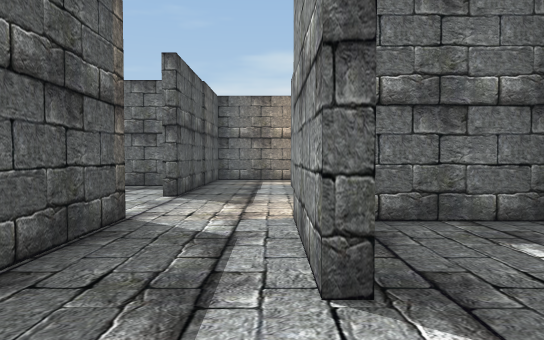
[1] (above)

22 first-person views from a walk through a 3-D level made in the Unity game engine. The camera is 1.3 m above the floor, tilts 2° down and sees 70° across. The floor is counted in squares, 2 m on a side. Each view is taken from the middle of a square. On the plan, view 1 faces up. The plan holds only what a view shows up to about 11 squares ahead; the rest is blank. The place goes on beyond the plan. The player is left out. Some animated figures are not drawn.

[2]
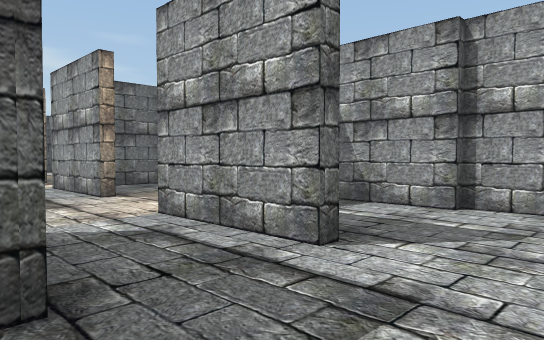

[3]
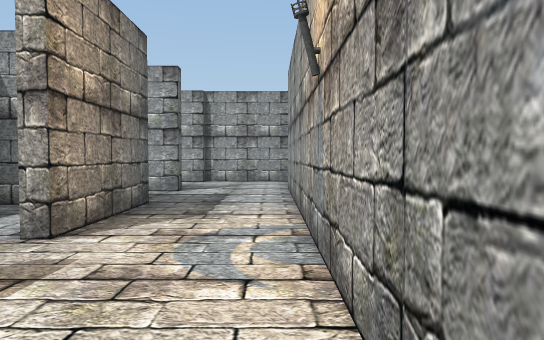

[4]
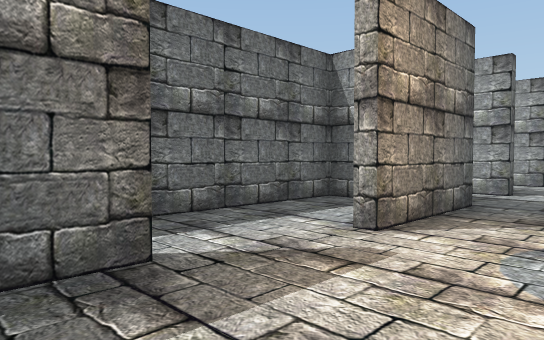

[5]
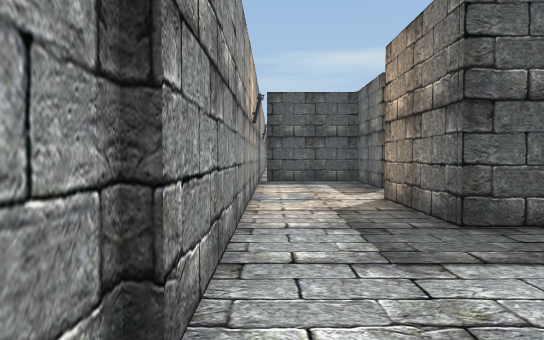

[6]
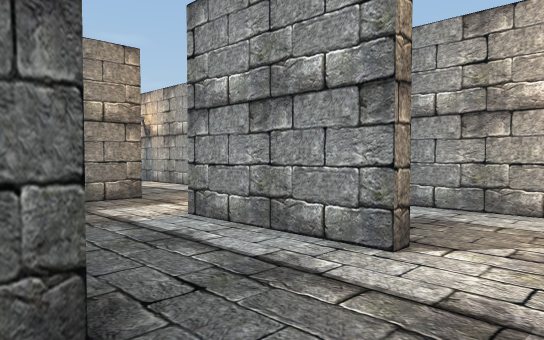

[7]
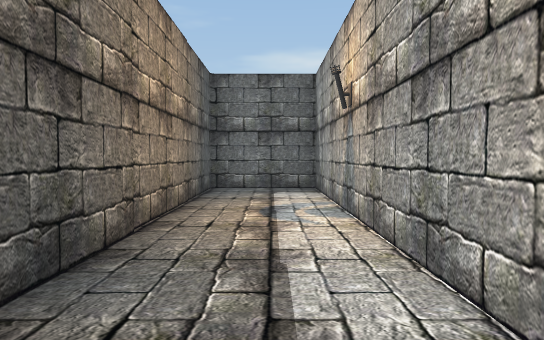

[8]
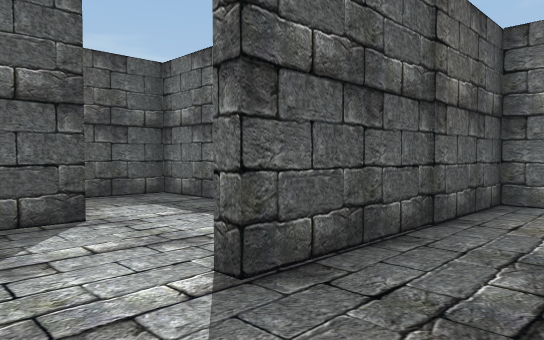

[9]
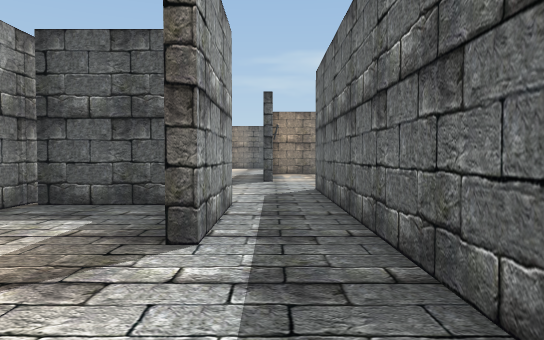

[10]
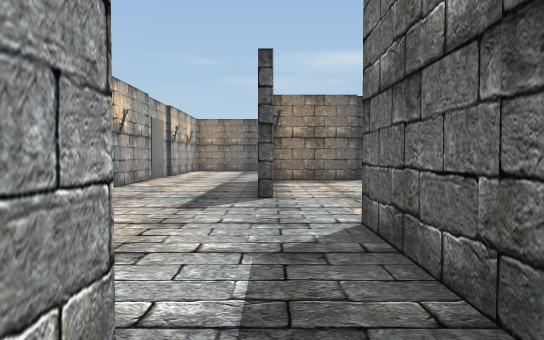

[11]
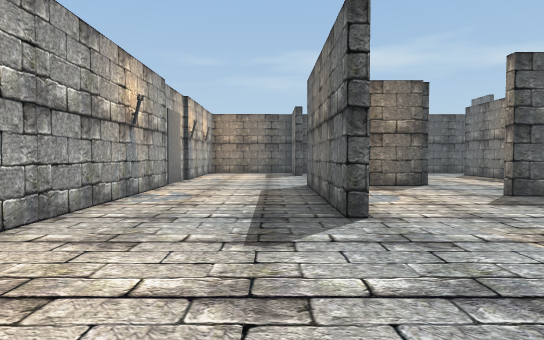

[12]
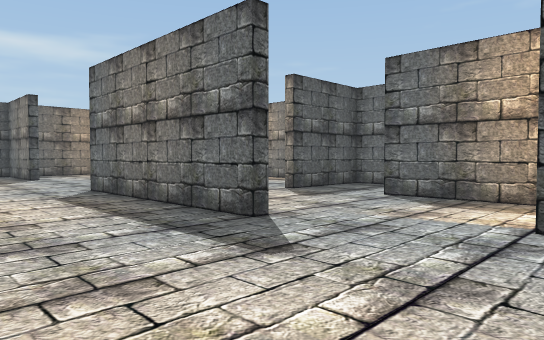

[13]
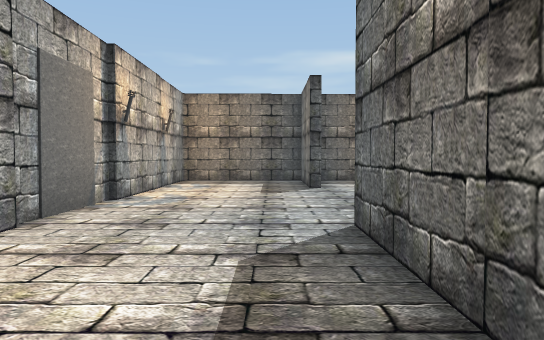

[14]
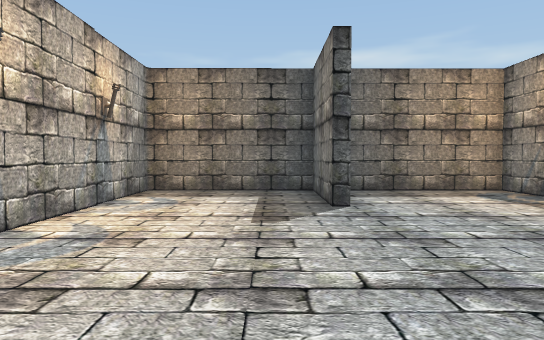

[15]
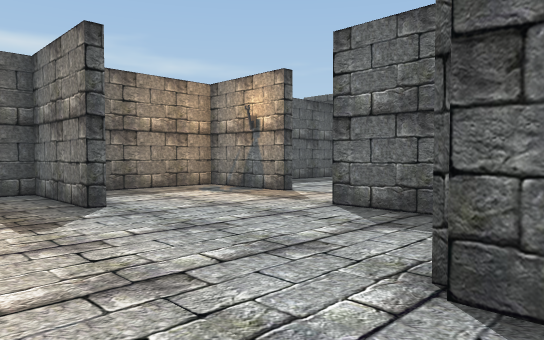

[16]
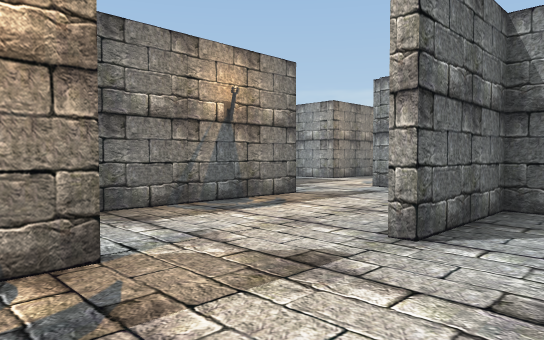

[17]
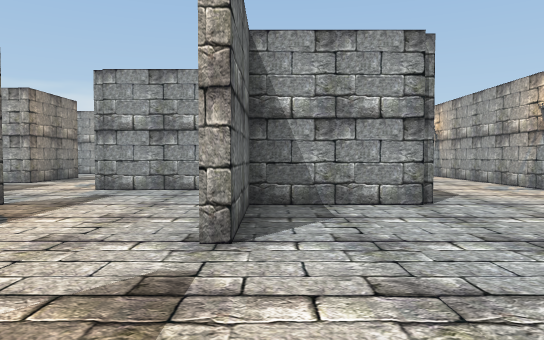

[18]
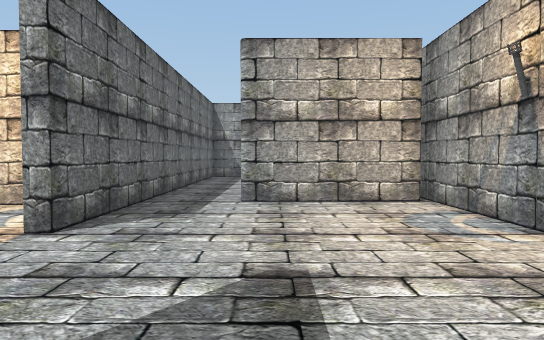

[19]
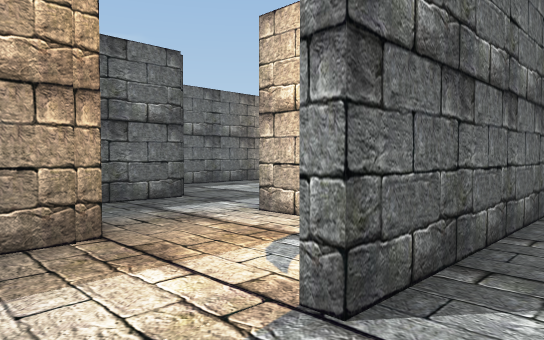

[20]
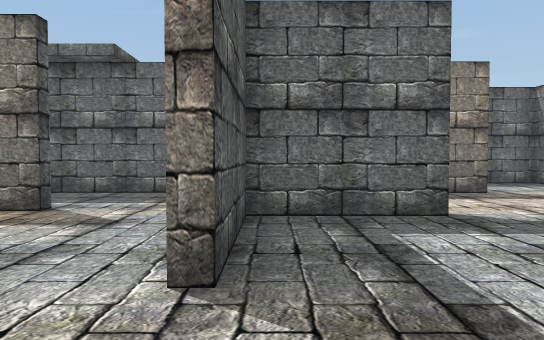

[21]
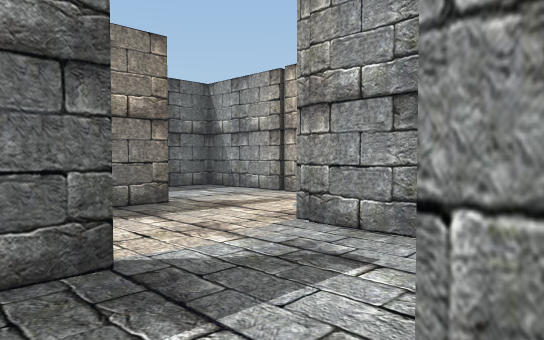

[22]
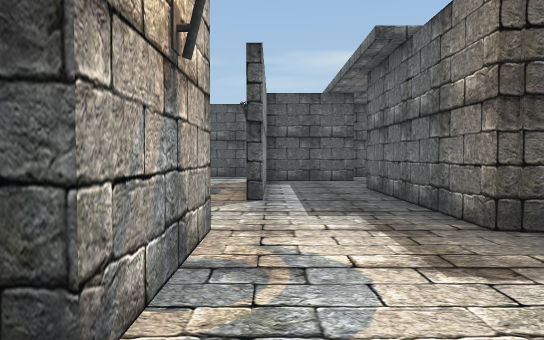

### Floor plan
Key: @ floor where view 1 was taken; # wall or solid block; . floor.
Columns run from 25 left of view 1 to 3 right of it. Each row starts with its distance up from view 1.
 18                           ###
 17                           #.#
 16                           #.#
 15                           #.#
 14                           #.#
 13                ###        #.#
 12             # ...#        #.#
 11    #..#####.##...####  ####.#
 10    #.............#...  #....#
  9   .#####........##.#####..###
  8   ........##..###..#...#..#.#
  7    .......#...#... #...#..#.#
  6 ####......#.###.#    #......#
  5 #....###........#    #..... #
  4 #......#.......#########.####
  3 ###....#####...........#.#..#
  2 #................###..##.#..#
  1 #................#..........#
  0 #................#.......@..#
 -1 ###########################

Positions as (right, up) in squares from view 1, and headings:
1: (0, 0), facing up
2: (-2, 0), facing up-right
3: (-7, 0), facing right
4: (-7, 0), facing up-right
5: (2, 0), facing left
6: (-2, 5), facing up-right
7: (2, 10), facing up
8: (0, 5), facing up-left
9: (-3, 3), facing left
10: (-7, 3), facing left
11: (-9, 2), facing left
12: (-10, 0), facing up-left
13: (-14, 2), facing left
14: (-17, 2), facing left
15: (-17, 1), facing up-left
16: (-23, 4), facing up-right
17: (-23, 5), facing right
18: (-14, 2), facing right
19: (-12, 3), facing up-right
20: (-15, 4), facing up
21: (-14, 6), facing up-right
22: (-12, 9), facing left
